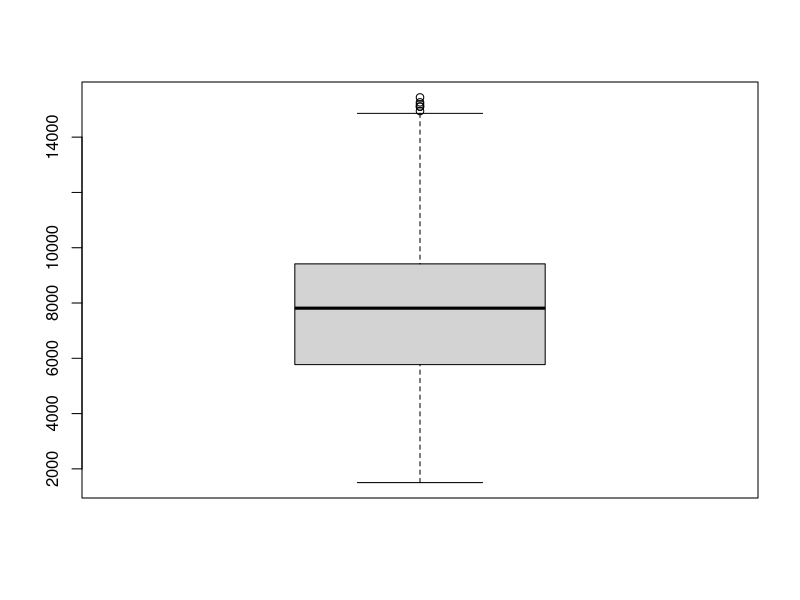
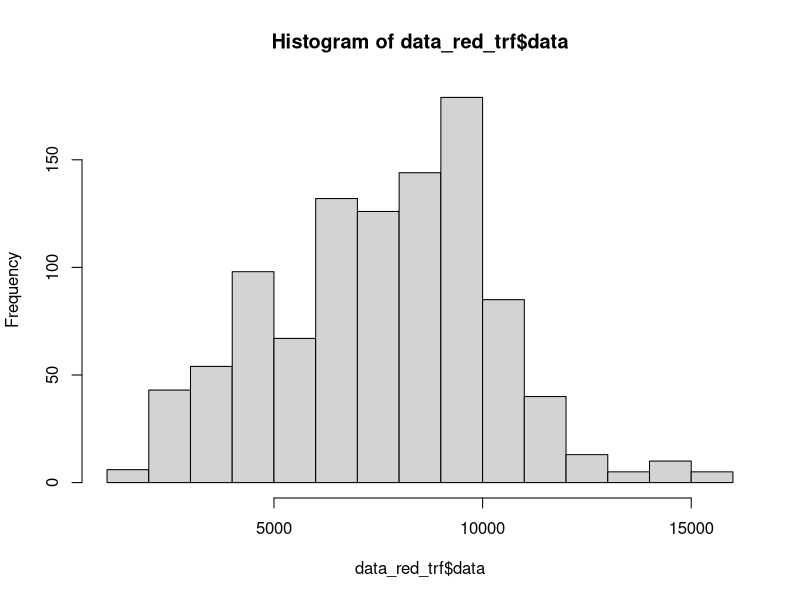
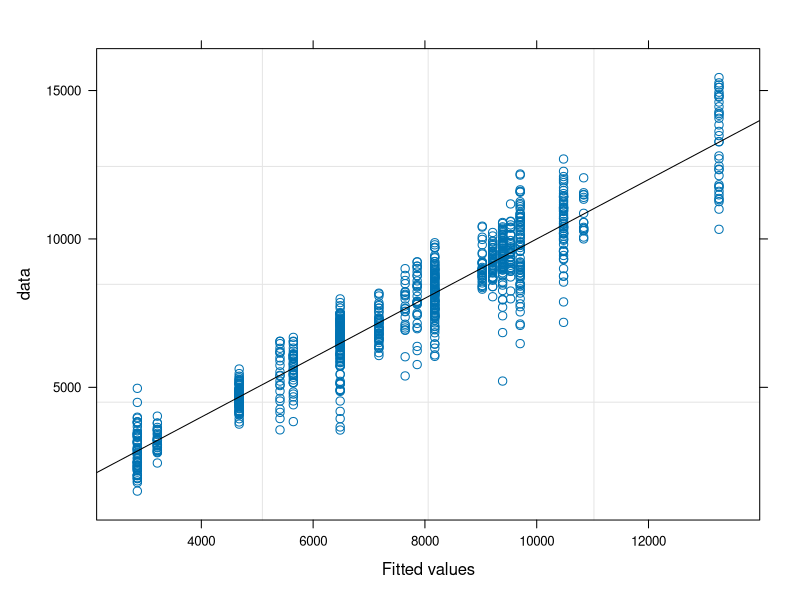
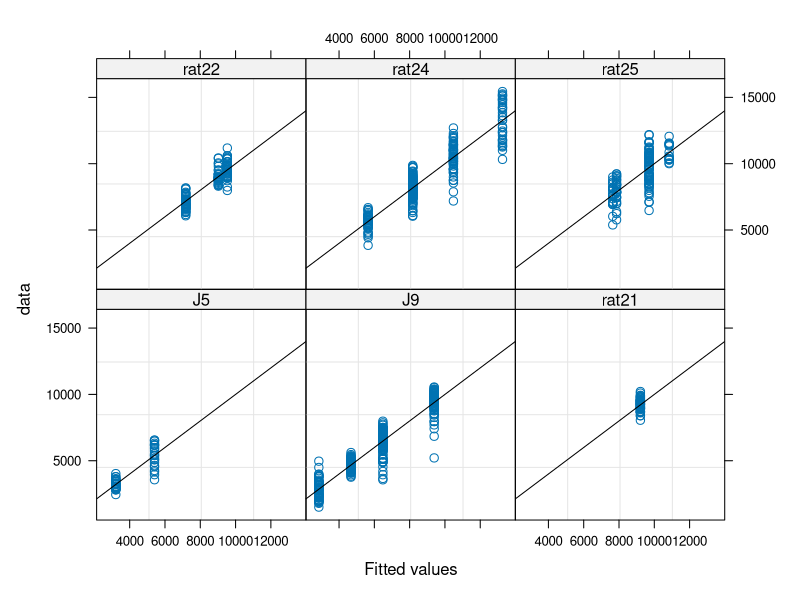
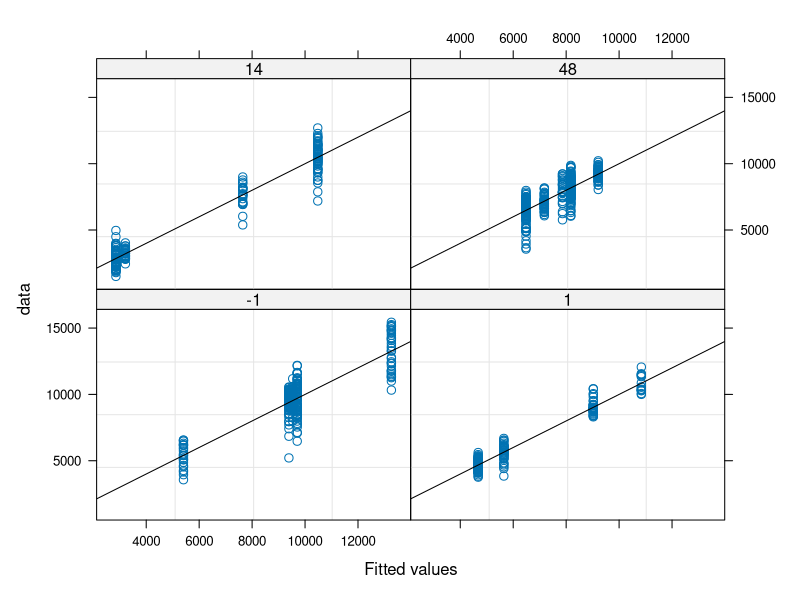
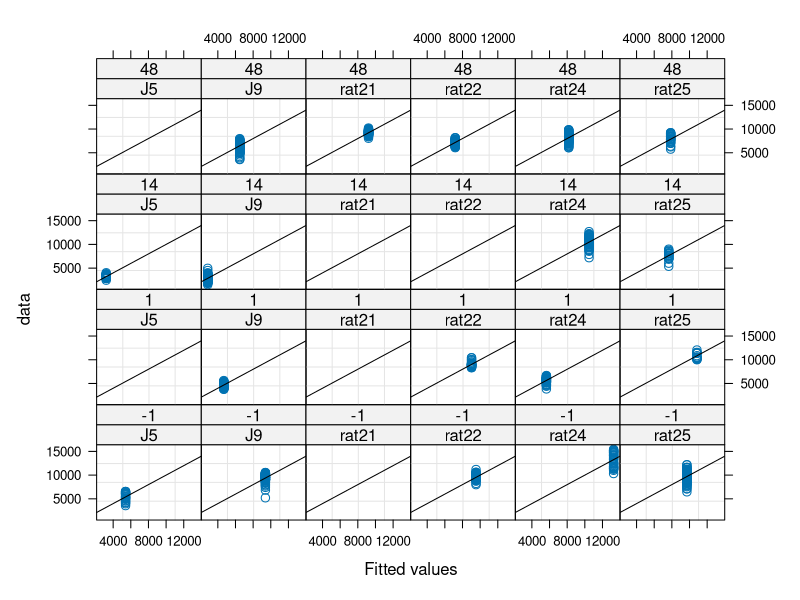
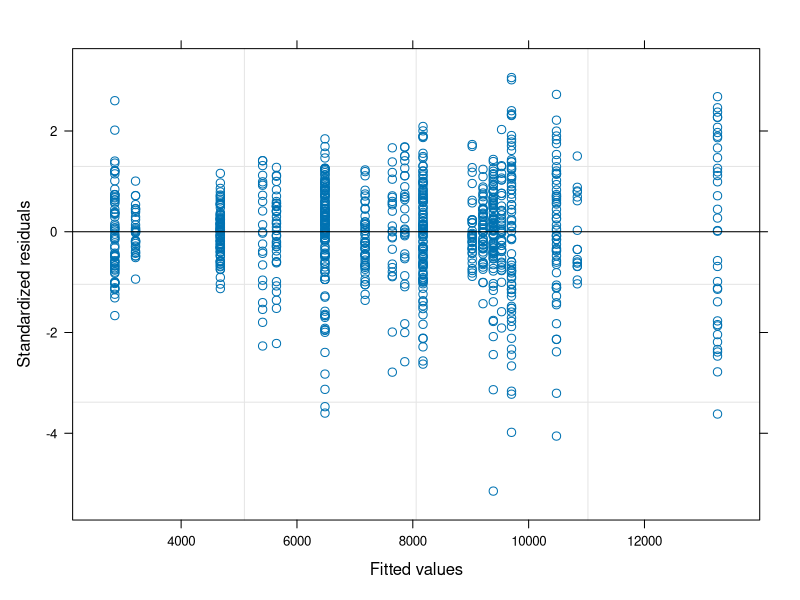
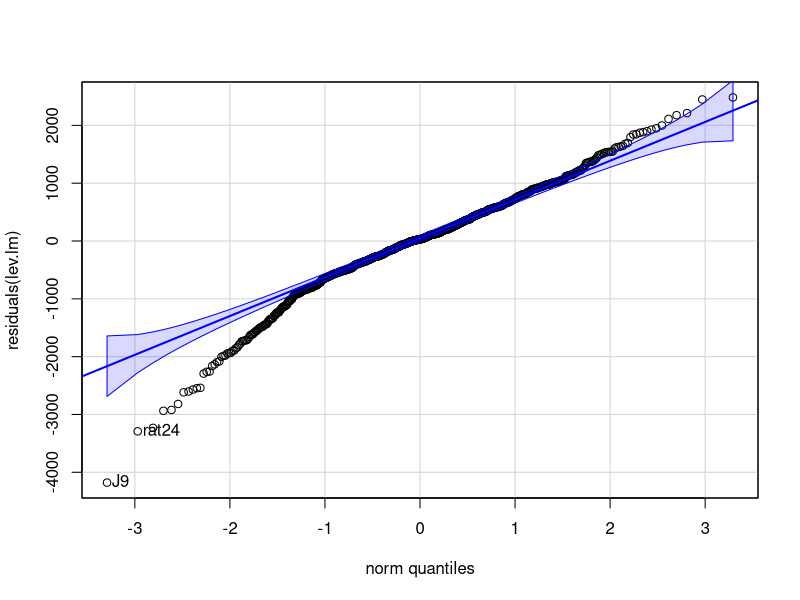

Write the R code that produced these figures, in order.
require(nlme)
require(graphics)
require(car)
require(MASS)

library(multcomp)

setwd("./")

# empty environment
rm(list=ls())

# load data
data_all = read.csv("./joints_stanceEnd.csv")

####################################################################################

# desired joints
desJointsName <- "hip"
desJoints     <- as.factor(desJointsName);

# desired days
desDays     <- as.factor(c("-1","1","14","48"));

# desired subjects
desRatID <- as.factor(c("rat21","rat22","rat24","rat25","J5","J9"))

# extract data
data_red <- data_all[data_all$ratID %in% desRatID & data_all$joint %in% desJoints & data_all$des_days %in% desDays,]

data_red$ratID    <- factor(data_red$ratID)
data_red$joint    <- factor(data_red$joint)

data_red$des_days <- as.factor(data_red$des_days)

# Data transformation
data_red_trf      <- data_red
data_red_trf$data <- (data_red_trf$data)^(2)

boxplot(data_red_trf$data)
hist(data_red_trf$data,breaks=10)

############################### Fit model ##########################################

lCtr <- lmeControl(maxIter = 5000, niterEM = 500, msMaxIter=1000, msMaxEval=1000, msVerbose = FALSE, opt = 'optim')

# Days (and intercept) as a random variable (to account for the variability cross subjects)
lev.lm_nonNest_r  <- lme(data ~ des_days, random = ~des_days|ratID, data=data_red_trf, na.action=na.omit, method = "ML", control=lCtr)

lev.lm <- lev.lm_nonNest_r
summary(lev.lm)

############################ assumptions ############################

#### Fitted values

plot(lev.lm, data~fitted(.), abline = c(0,1)) 
plot(lev.lm, data~fitted(.)|ratID, abline = c(0,1))
plot(lev.lm, data~fitted(.)|des_days, abline = c(0,1))
plot(lev.lm, data~fitted(.)|ratID*des_days, abline = c(0,1))


#### Residuals (should have constant variance and be normally distributed)

plot(lev.lm)                       # Residuals (should have constant variance)
qqp(residuals(lev.lm),"norm")      # Residuals (should be normally distributed)

boxplot(residuals(lev.lm))

myx <- seq(min(residuals(lev.lm)), max(residuals(lev.lm)), length.out= 100)
myhist <- hist(residuals(lev.lm),breaks=20)
multiplier <- myhist$counts / myhist$density

varMean <- lev.lm$sigma * mean(fitted(lev.lm)) ^ (2*lev.lm$modelStruct$varStruct)
normal <- dnorm(x = myx, mean = 0, sd = sqrt(varMean))

normal <- dnorm(x = myx, mean = 0, sd = lev.lm$sigma)

lines(myx, normal* multiplier[1], col = "blue", lwd = 2)

shapiro.test(residuals(lev.lm))


#### Random effects (should be normally distributed)

randBase <- ranef(lev.lm)

randEff <- randBase$`(Intercept)`
qqp( randEff )                         # Random effects (should be notmally distributed)
myx <- seq(min(randEff), max(randEff), length.out= 100)
myhist <- hist(randEff)
multiplier <- myhist$counts / myhist$density
normal <- dnorm(x = myx, mean = 0, sd = as.numeric(VarCorr(lev.lm)[1,2]) )
lines(myx, normal*multiplier[1], col = "blue", lwd = 2)

shapiro.test(randEff)

randEff <- randBase$des_days1
qqp( randEff )  

randEff <- randBase$des_days14
qqp( randEff )  

randEff <- randBase$des_days48
qqp( randEff )  

#############################################################################
################################ PREDICTIONS ################################
#############################################################################

# unique values of the factors
pred <- expand.grid(joint=unique(data_red$joint),des_days=unique(data_red$des_days))

# polulation level (level=0) predictions
y=predict(lev.lm, level=0, newdata=pred)
pred$pred_val = y

pred <- pred[order(pred$joint, pred$des_days),]

############ Compute menas ############
# remove non-used columns and NaN
dat_lev.small <- data_red_trf[,c("ratID","joint","des_days","data")]
dat_lev.small <- dat_lev.small[!is.na(dat_lev.small$data),]

# mean over gait cycle and rats
data_red.mean <- aggregate(dat_lev.small$data, by = list(dat_lev.small$joint, dat_lev.small$des_days), FUN = 'mean')
colnames(data_red.mean) <- c("joint","des_days","data_mean")

data_red.mean <- data_red.mean[order(data_red.mean$joint, data_red.mean$des_days),]

pred$data_mean = data_red.mean$data_mean
pred$diff      = pred$pred_val - pred$data_mean
pred$diff_perc = pred$diff/pred$data_mean*100

# mean over gait cycles for each rat
data_red.meanSbj <- aggregate(dat_lev.small$data, by = list(dat_lev.small$ratID, dat_lev.small$joint, dat_lev.small$des_days), FUN = 'mean')
colnames(data_red.meanSbj) <- c("ratID","joint","des_days","data_mean")

# Mean of the means
data_red.meanSbjAll <- aggregate(data_red.meanSbj$data_mean, by = list(data_red.meanSbj$joint, data_red.meanSbj$des_days), FUN = 'mean')
colnames(data_red.meanSbjAll) <- c("joint","des_days","data_mean")

pred$data_mean2 = data_red.meanSbjAll$data_mean

pred$diff2      = pred$pred_val - pred$data_mean2
pred$diff_perc2 = pred$diff2/pred$data_mean2*100


###############################################################################
############################# PREDICTIONS SUBJECTS ############################
###############################################################################

# unique values of the factors
pred.sbj <- expand.grid(ratID=unique(data_red$ratID), joint=unique(data_red$joint), des_days=unique(data_red$des_days))

# polulation level (level=0) predictions
y=predict(lev.lm, level=1, newdata=pred.sbj)
pred.sbj$pred_val = y

pred.sbj <- pred.sbj[order(pred.sbj$ratID, pred.sbj$joint, pred.sbj$des_days),]

############ Compute menas ############
# remove non-used columns and NaN
dat_lev.small <- data_red_trf[,c("ratID","joint","des_days","data")]
dat_lev.small <- dat_lev.small[!is.na(dat_lev.small$data),]

# mean over gait cycles
data_red.mean <- aggregate(dat_lev.small$data, by = list(dat_lev.small$ratID, dat_lev.small$joint, dat_lev.small$des_days), FUN = 'mean')
colnames(data_red.mean) <- c("ratID","joint","des_days","data_mean")

data_red.mean <- data_red.mean[order(data_red.mean$ratID, data_red.mean$joint, data_red.mean$des_days),]

pred.sbj$data_mean <- NA
for(i in 1:dim(pred.sbj)[1]){
  for(j in 1:dim(data_red.mean)[1]){
    if( all(pred.sbj[i,1:3]==data_red.mean[j,1:3]) ){
      pred.sbj[i,]$data_mean<-data_red.mean[j,]$data_mean
    }
  }
}
pred.sbj$data_mean <- as.numeric(pred.sbj$data_mean)

pred.sbj$diff      = pred.sbj$pred_val - pred.sbj$data_mean
pred.sbj$diff_perc = pred.sbj$diff/pred.sbj$data_mean*100


############################ Post-hoc (time as factor) ############################

ph_conditional <- c("des_days1  = 0",
                    "des_days14 = 0",
                    "des_days48 = 0");

lev.ph <- glht(lev.lm, linfct = ph_conditional);
summary(lev.ph, test=adjusted("bonferroni"))
